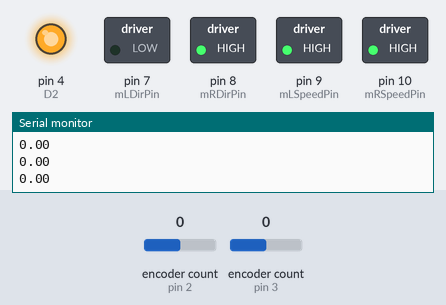
Simulated run of this sketch. Board: Arduino Uno, built with avr-gcc and run on an emulated ATmega328P. On the bench: switched loads named in the sketch (green lamp = pin HIGH), output pins drawn as LEDs (lit = HIGH), the last lines printed to the serial monitor. Inputs (shaded band) come from the test bench; at power-on: encoder count (sensors on pin 2, pin 3) 0.

Above: at 1.2 s.
1.3 s: encoder count (sensor on pin 2) set to -1
At 2.0 s:
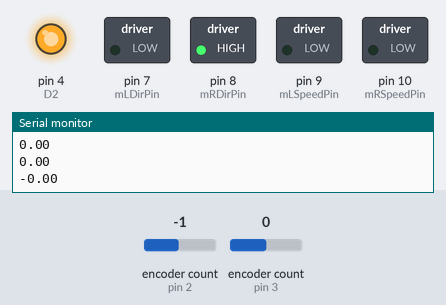
At 3.4 s:
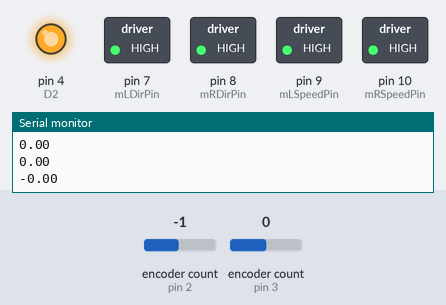
Timing chart, 0 to 4.9 s (numbered marks = the images above; inputs shaded):
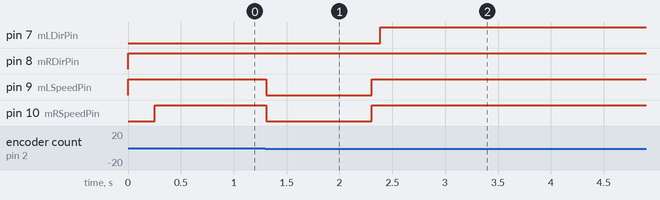

Measured:
- after the input at 1.3 s, pin 7 (mLDirPin): LOW → HIGH after 1.1 s; pin 9 (mLSpeedPin), pin 10 (mRSpeedPin): HIGH → LOW at once, → HIGH 1.0 s later

The sketch:

AngleAndForwardDraft1.ino
```cpp
#include <Encoder.h>

Encoder Lwheel(2,11);
Encoder Rwheel(3,5);


/*----------------------------------------------------------
 *SETUP PINS (don't change these, they are specified on the
 *motor driver data sheet)
 *----------------------------------------------------------
*/
int D2 = 4; //motor board enable pin
int mLDirPin = 7; //Left motor direction pin
int mLSpeedPin = 9; //Left motor speed pin
int mRDirPin = 8; //right motor direction pin
int mRSpeedPin = 10; //right motor speed pin


/*----------------------------------------------------------
 * Constants
 * ----------------------------------------------------------
 */

float radPerCount = 0.001963;
int period  = 5;
float d = 12.0;
float radius  = 6.0;
//float phiDotDesired =0;
//float rhoDotDesired =15;


void setup() {
  Serial.begin(250000);
  motorSetup();

}

/*----------------------------------------------------------
 * Initialized motor angular position/velocity variables and
 * ----------------------------------------------------------
 */

float leftTheta =0;
float rightTheta = 0;
float CRho =0;
float CPhi = 0;

/*----------------------------------------------------------
 * Initialized motor control VELOCITY variables
 * ----------------------------------------------------------
 */

float KiRhoDot = 2;
float KiPhiDot =2;

float KdRhoDot =20;
float KdPhiDot =2;

float KpRhoDot =7;
float KpPhiDot = 7;


float IRhoDot =0;
float IPhiDot =0;

float phiDot;
float rhoDot;
float eRhoDot;
float ePhiDot;
float DPhi;
float CPhiDot;
float CRhoDot;
float eRhoDotPast =0;
float ePhiDotPast =0;


/*----------------------------------------------------------
 * Initialized motor control POSITION variables
 * ----------------------------------------------------------
 */


float Ki =0;
float Kd =0;
float Kp = 5;

float rhoDesired = 120.0;
float eRhoPast =0;
float IRho =0;

float currentPhi =0;
float angleDesired = 0;
float angleDesiredRad = 1.025 * ( (angleDesired * 6.28) / 180 );

float numRotations=0;
float desiredDist = 84; // I believe in inches
float desiredRotations = 1.00 * ( (desiredDist *4) / (2 * 6.28 * radius) );

 void loop() {

    while (abs(currentPhi) <= abs(angleDesiredRad)) {
      unsigned long startTime = millis();

      //Position variables
      float newLeftTheta = getLeftTheta();
      float newRightTheta = getRightTheta();


      //Velocity variables
      float wLeft = 1000 * (newLeftTheta - leftTheta) / period;
      float wRight = 1000 * (newRightTheta - rightTheta) / period;

      currentPhi =  .001 * period*((radius /d) * (wLeft - wRight)) + currentPhi;
      Serial.println(currentPhi);

      //get dot controller variables and write motor speed
      if ( angleDesired >=0) {
        dotController(newLeftTheta, newRightTheta, wLeft,wRight, 0, 1);
      } else {
        dotController(newLeftTheta, newRightTheta, wLeft,wRight, 0, -1);
      }
      writeToMotor(CRhoDot, CPhiDot);


      //----------------------------------------------------------
      // set past values
      //----------------------------------------------------------

      eRhoDotPast = eRhoDot;
      ePhiDotPast = ePhiDot;


      leftTheta = newLeftTheta;
      rightTheta = newRightTheta;


      while(millis() < startTime + period){}
    }

    motorStop();
    delay(1000);


    while (numRotations <= desiredRotations) {
      unsigned long startTime = millis();

      //Position variables
      float newLeftTheta = getLeftTheta();
      float newRightTheta = getRightTheta();

      //get current position (rho)
      float currentRho = radius * 0.5 * (newLeftTheta + newRightTheta);

      numRotations = currentRho / (6.28 * radius);
      //Serial.println(currentRho / (6.28 * radius));

      float eRho = rhoDesired - currentRho;
      //Serial.println(currentRhoe);
      float DRho = (eRho - eRhoPast) / period;
      float IRho = IRho + eRho * period;

      float cRho = eRho * Kp + Kd * DRho + Ki * IRho; // this will give the desired rhoDot I hope


      //Velocity variables
      float wLeft = 1000 * (newLeftTheta - leftTheta) / period;
      float wRight = 1000 * (newRightTheta - rightTheta) / period;


      //get dot controller variables and write motor speed
      dotController(newLeftTheta, newRightTheta, wLeft,wRight, 15,0);
      writeToMotor(CRhoDot, CPhiDot);


      //----------------------------------------------------------
      // set past values
      //----------------------------------------------------------

      eRhoDotPast = eRhoDot;
      ePhiDotPast = ePhiDot;

      eRhoPast = eRho;

      leftTheta = newLeftTheta;
      rightTheta = newRightTheta;


      while(millis() < startTime + period){}
    }
    motorStop();
    delay(50000);
 }


//----------------------------------------------------------
// Calculate controller for PhiDot and RhoDot and set the
// global variables
//----------------------------------------------------------
void dotController(float newLeftTheta, float newRightTheta, float wLeft, float wRight, float rhoDotDesired, float phiDotDesired) {
  float phiDot = ((radius /d) * (wLeft - wRight));
  float rhoDot = (radius * 0.5 *(wLeft + wRight));

  eRhoDot =rhoDot - rhoDotDesired;
  ePhiDot = phiDot - phiDotDesired;


  float DRhoDot = (eRhoDot - eRhoDotPast) / period;
  float DPhiDot = (ePhiDot - ePhiDotPast) / period;

  IRhoDot = IRhoDot + eRhoDot * period;
  IPhiDot = IPhiDot + ePhiDot * period;

  CRhoDot = eRhoDot * KpRhoDot + KdRhoDot * DRhoDot + KiRhoDot * IRhoDot; // this will give the sum Vbar
  CPhiDot = ePhiDot * KpPhiDot + KdPhiDot * DPhiDot + KiPhiDot * IPhiDot; // this will give the diffence delta V
}


//----------------------------------------------------------
// Calculate motor voltages and write to motor based off of
// contoller values
//----------------------------------------------------------
void writeToMotor(float CRho, float CPhi) {
  float Vr = (0.5 * (CRho + CPhi));
  float Vl = (0.5 * (CRho - CPhi));

  if (Vr >= 0 ) {
    digitalWrite(mRDirPin, LOW);
    analogWrite(mRSpeedPin, Vr);
  } else {
    digitalWrite(mRDirPin, HIGH);
    analogWrite(mRSpeedPin, -1*Vr);
  }

  if (Vl >= 0 ) {
    digitalWrite(mLDirPin, LOW);
    analogWrite(mLSpeedPin, Vr);
  } else {
    digitalWrite(mLDirPin, HIGH);
    analogWrite(mLSpeedPin, -1*Vr);
  }
}


/*----------------------------------------------------------
 * helper funcition to get angular position of right wheel
 * ----------------------------------------------------------
 */
double getRightTheta() {
  long rightCount = Rwheel.read();
  return (rightCount * radPerCount);
}

/*----------------------------------------------------------
 * helper funciton to get angular position of left wheel
 * ----------------------------------------------------------
 */
double getLeftTheta() {
  long leftCount = Lwheel.read();
  return (leftCount * radPerCount);
}

void motorStop() {
  analogWrite(mRSpeedPin, 0);
  analogWrite(mLSpeedPin, 0);
}

/*----------------------------------------------------------
 * helper funciton to setup both motors
 * ----------------------------------------------------------
 */
void motorSetup() {
  pinMode(mRDirPin, OUTPUT);
  pinMode(mRSpeedPin, OUTPUT);
  pinMode(mLDirPin, OUTPUT);
  pinMode(mLSpeedPin, OUTPUT);
  pinMode(D2, OUTPUT);
  digitalWrite(D2,HIGH); //enable motor driver board
  digitalWrite(mRDirPin, LOW);
  digitalWrite(mLDirPin, LOW);
  analogWrite(mRSpeedPin, 0); //set motor voltage to 0
  analogWrite(mLSpeedPin, 0); //set motor voltage to 0
}
```
